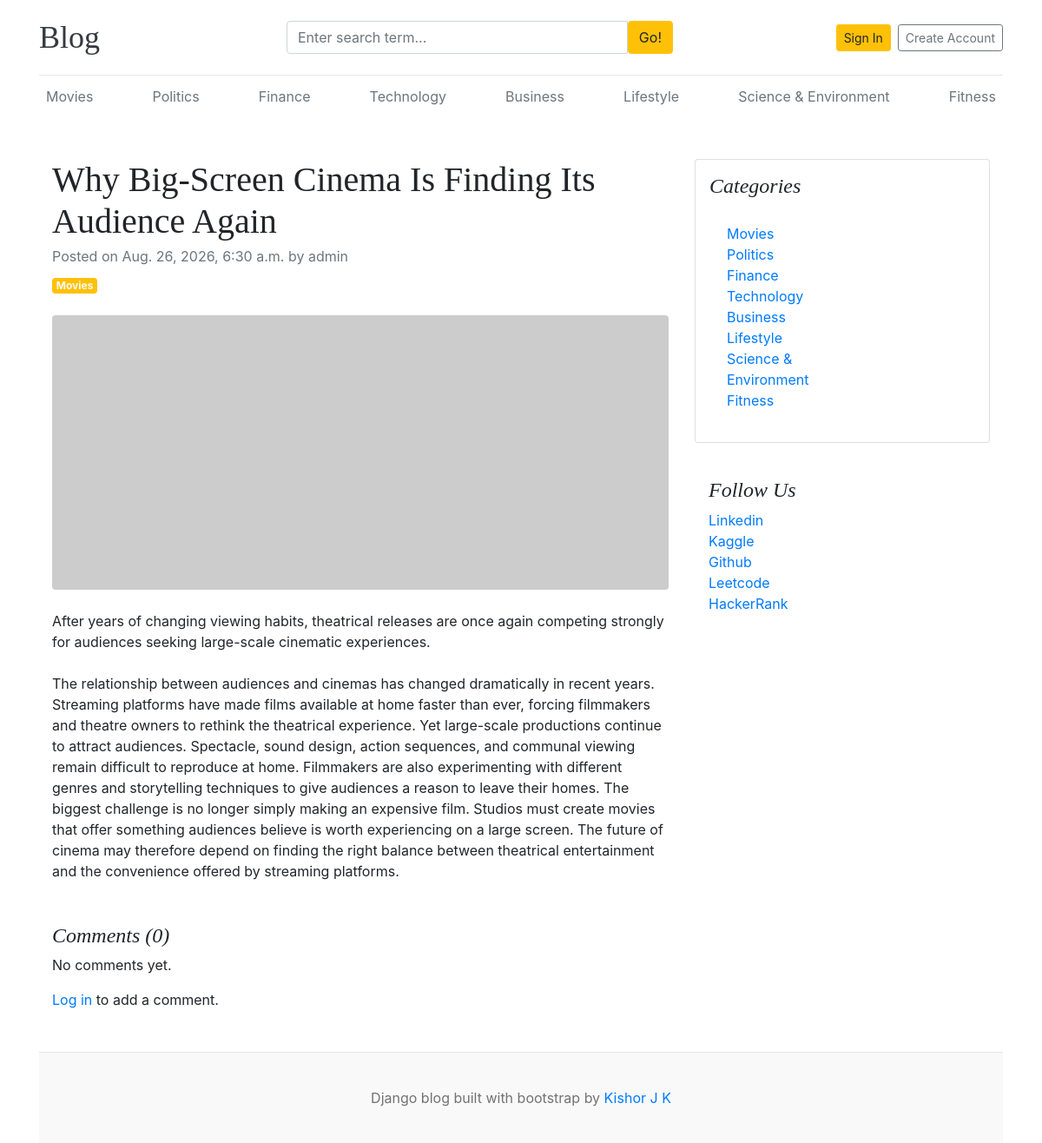
Page /why-big-screen-cinema-is-finding-its-audience-again/ on the committed database.
### blogs/models.py (models this page shows, shortened)
class Category(models.Model):
    category_name = models.CharField(max_length=50, unique=True)
    created_at = models.DateTimeField(auto_now_add=True)
    updated_at = models.DateTimeField(auto_now=True)
    class Meta:
        verbose_name_plural = 'Categories'
    def __str__(self):
        return self.category_name

class Blog(models.Model):
    title = models.CharField(max_length=100)
    slug = models.SlugField(max_length=150, unique=True,blank=True)
    category = models.ForeignKey(Category, on_delete=models.CASCADE)
    author = models.ForeignKey(User, on_delete=models.CASCADE)
    featured_image = models.ImageField(upload_to='uploads/%Y/%m/%d/', blank=True)
    short_description = models.TextField(max_length=500)
    blog_body = models.TextField(max_length=5000)
    status = models.CharField(max_length=20, choices=STATUS_CHOICES, default="Draft")
    is_featured = models.BooleanField(default=False)
    created_at = models.DateTimeField(auto_now_add=True)
    updated_at = models.DateTimeField(auto_now=True)
    class Meta:
        verbose_name = 'Blog'
        verbose_name_plural = 'Blogs'

### assignments/models.py (models this page shows, shortened)
class Sociallinks(models.Model):
    platform_name = models.CharField(max_length=25)
    platform_url = models.URLField(max_length=200)
    created_at = models.DateTimeField(auto_now_add=True)
    updated_at = models.DateTimeField(auto_now=True)

### blogs/views.py (the view, shortened to what this page needs)
# urls.py: path('', include('blogs.urls')),
def blogs(request, slug):
    blog = get_object_or_404(Blog, slug=slug, status='published')
    comments = Comment.objects.filter(blog=blog).order_by('-created_at')
    comments_count = comments.count()
    context = {
        'blog': blog,
        'comments': comments,
        'comments_count': comments_count
    }
    return render(request, 'blogs.html', context)

### blogs/context_processors.py (called while the page is built)
def get_categories(request):
    categories = Category.objects.all()
    return {'categories': categories}

def get_social_links(request):
    social_links = Sociallinks.objects.all()
    return {'social_links': social_links}

### templates/blogs.html
{% extends 'base.html' %}
{% block content %}
<div class="container mt-5">
    <div class="row">
        <div class="col-lg-8">
            <article>
                <header class="mb-4">
                    <h1 class="fw-bolder mb-1">{{ blog.title }}</h1>
                    <div class="text-muted fst-italic mb-2">Posted on {{ blog.created_at }} by {{ blog.author }}</div>
                    <a class="badge bg-warning text-decoration-none text-light" href="#">{{ blog.category }}</a>
                </header>
                <figure class="mb-4"><img class="img-fluid rounded" src="https://dummyimage.com/900x400/ced4da/6c757d" alt="..." /></figure>
                <section class="mb-5">
                    <p class="fs-5 mb-4">{{ blog.short_description }}</p>
                    <p class="fs-5 mb-4">{{ blog.blog_body }}</p>
                    <div class="mt-5">
                        <h4 class="font-italic">Comments ({{ comments_count }})</h4>
                        {% if comments %}
                        {% for comment in comments %}
                        <div class="card mb-3">
                            <div class="card-body">
                                <p class="mb-0">{{ comment.comment }}</p>
                                <small class="text-muted">By {{ comment.user.username }} on {{ comment.created_at | timesince }} ago</small>
                            </div>
                        </div>
                        {% empty %}
                        <p>No comments yet.</p>
                        {% endfor %}
                        {% else %}
                        <p>No comments yet.</p>
                        {% endif %}
                        <div class="form-group">
                            {% if user.is_authenticated %}
                            <form method="post" action="">
                                {% csrf_token %}
                                <div class="form-group">
                                    <textarea class="form-control" name="comment" placeholder="Add a comment..." required></textarea>
                                    <input type="submit" class="btn btn-primary mt-2" value="Submit Comment">
                                </div>
                            </form>
                            {% else %}
                            <p><a href="{% url 'login' %}">Log in</a> to add a comment.</p>
                            {% endif %}
                        </div>
                    </div>
                </section>
            </article>
        </div>
        <div class="col-lg-4">
            <div class="card mb-4 p-3">
                <h4 class="font-italic">Categories</h4>
                <div class="card-body">
                    <div class="row">
                        <div class="col-sm-6">
                            <ul class="list-unstyled mb-0">
                              {% for category in categories %}
                                <li><a href="{% url 'posts_by_category' category_id=category.id %}">{{ category.category_name }}</a></li>
                              {% endfor %}
                            </ul>
                        </div>
                    </div>
                </div>
            </div>
            {% if social_links %}
        <div class="p-3">
          <h4 class="font-italic">Follow Us</h4>
          <ol class="list-unstyled">
            {% for link in social_links %}
            <li><a href="{{ link.platform_url }}" target="_blank">{{ link.platform_name }}</a></li>
            {% endfor %}
          </ol>
        </div>
        {% endif %}
        </div>
    </div>
</div>
{% endblock %}

### templates/base.html (shortened to what this page needs)
{% load static %}
<!DOCTYPE html>
<html lang="en">
<head>
    <link href="https://getbootstrap.com/docs/4.0/dist/css/bootstrap.min.css" rel="stylesheet">
    <link href="{% static 'css/blog.css' %}" rel="stylesheet">
    <link rel="stylesheet" href="https://cdnjs.cloudflare.com/ajax/libs/font-awesome/4.7.0/css/font-awesome.min.css">
  </head>
<body>
    <div class="container">
      <header class="blog-header py-3">
        <div class="row align-items-center">
          <div class="col-md-3 col-12 mb-2 mb-md-0">
            <a class="blog-header-logo text-dark" href="/">Blog</a>
          </div>
          <div class="col-md-5 col-12 mb-2 mb-md-0">
            <form action="{% url 'search' %}" method="get">
              <div class="input-group">
                <input class="form-control" type="text" name="keyword" placeholder="Enter search term..." aria-label="Enter search term..." aria-describedby="button-search" />
                <button type="submit" class="btn btn-warning" id="button-search">Go!</button>
              </div>
            </form>
          </div>
          <div class="col-md-4 col-12 d-flex justify-content-md-end justify-content-center align-items-center">
            {% if not user.is_authenticated %}
              <a class="btn btn-sm btn-warning mr-2" href="{% url 'login' %}">Sign In</a>
              <a class="btn btn-sm btn-outline-secondary" href="{% url 'register' %}">Create Account</a>
            {% else %}
              <a class="btn btn-sm btn-outline-secondary" href="{% url 'dashboard' %}">{{ user.username }}</a>
              &emsp;
              <a class="btn btn-sm btn-outline-secondary" href="{% url 'logout' %}">Logout</a>
            {% endif %}
          </div>
        </div>
      </header>
      <div class="nav-scroller py-1 mb-2">
      <nav class="nav d-flex justify-content-between">
        {% for category in categories %}
          <a class="p-2 text-muted" href="{% url 'posts_by_category' category.id %}">
                {{ category.category_name }}
            </a>
        {% empty %}
            <p>No categories found.</p>
        {% endfor %}
      </nav>
      </div>
{% block content %}
{% endblock %}
<footer class="blog-footer">
  <p>Django blog built with bootstrap by
    {%if social_links %}
    {% for link in social_links %}
    {% if link.platform_name == 'Linkedin' %}
      <a href="{{ link.platform_url }}" target="_blank">Kishor J K</a></p>
    {% endif %}
    {% endfor %}
    {% endif %}
</footer>
</body>
</html>

### blog_main/static/css/blog.css (style rules this page uses)
.blog-header { border-bottom: 1px solid #e5e5e5; }
.blog-header-logo { font-family: "Playfair Display", Georgia, "Times New Roman", serif; font-size: 2.25rem; }
h1, h2, h3, h4, h5, h6 { font-family: "Playfair Display", Georgia, "Times New Roman", serif; }
.blog-footer { padding: 2.5rem 0; color: #727272; text-align: center; background-color: #f9f9f9; border-top: 0.05rem solid #e5e5e5; }
.blog-footer p:last-child { margin-bottom: 0; }

### rows in the picture
Category: category_name "Movies"
Category: category_name "Politics"
Category: category_name "Finance"
Category: category_name "Technology"
Category: category_name "Business"
Category: category_name "Lifestyle"
Category: category_name "Science & Environment"
Category: category_name "Fitness"
Blog: title "Why Big-Screen Cinema Is Finding Its Audience Again", created_at "Aug. 26, 2026, 6:30 a.m.", author "admin", category "Movies", short_description "After years of changing viewing habits, theatrical releases are once again competing strongly for audiences seeking large-scale cinematic experiences.", blog_body "The relationship between audiences and cinemas has changed dramatically in recent years. Streaming platforms have made films available at home faster than ever, forcing filmmakers and theatre owners to rethink the theatrical experience. Yet large-scale productions continue to attract audiences. Spectacle, sound design, action sequences, and communal viewing remain difficult to reproduce at home. Filmmakers are also experimenting with different genres and storytelling techniques to give audiences a reason to leave their homes. The biggest challenge is no longer simply making an expensive film. Studios must create movies that offer something audiences believe is worth experiencing on a large…"
Sociallinks: platform_name "Linkedin"
Sociallinks: platform_name "Kaggle"
Sociallinks: platform_name "Github"
Sociallinks: platform_name "Leetcode"
Sociallinks: platform_name "HackerRank"

### other values in the picture
{{ comments_count }} "0"
